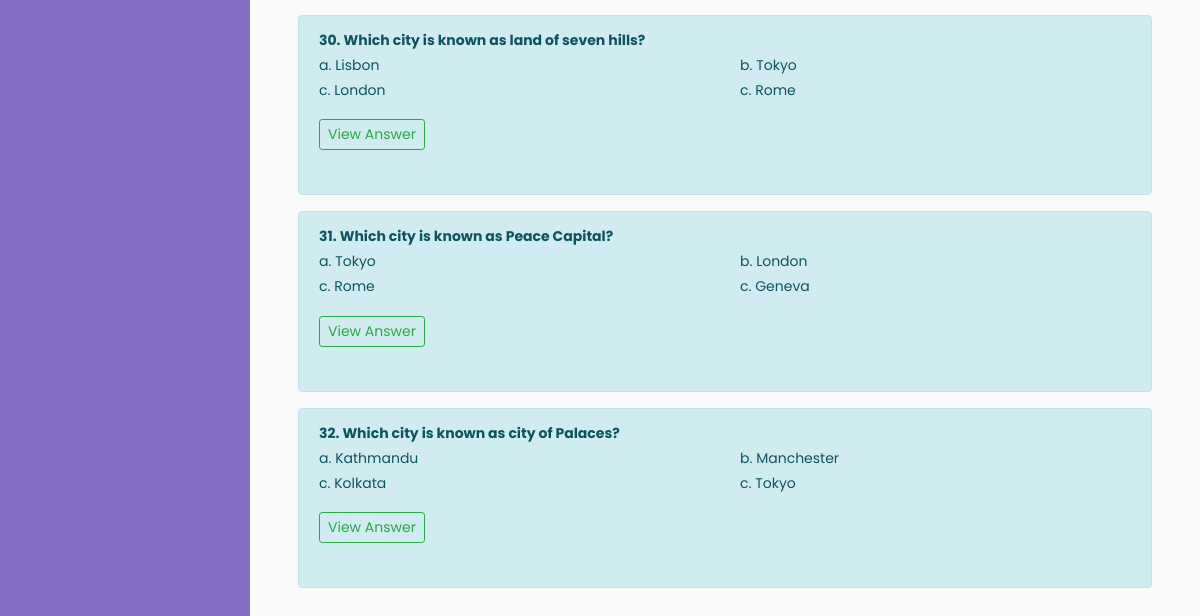
Before: /category/3/ (signed in, lower part) with the older database file.
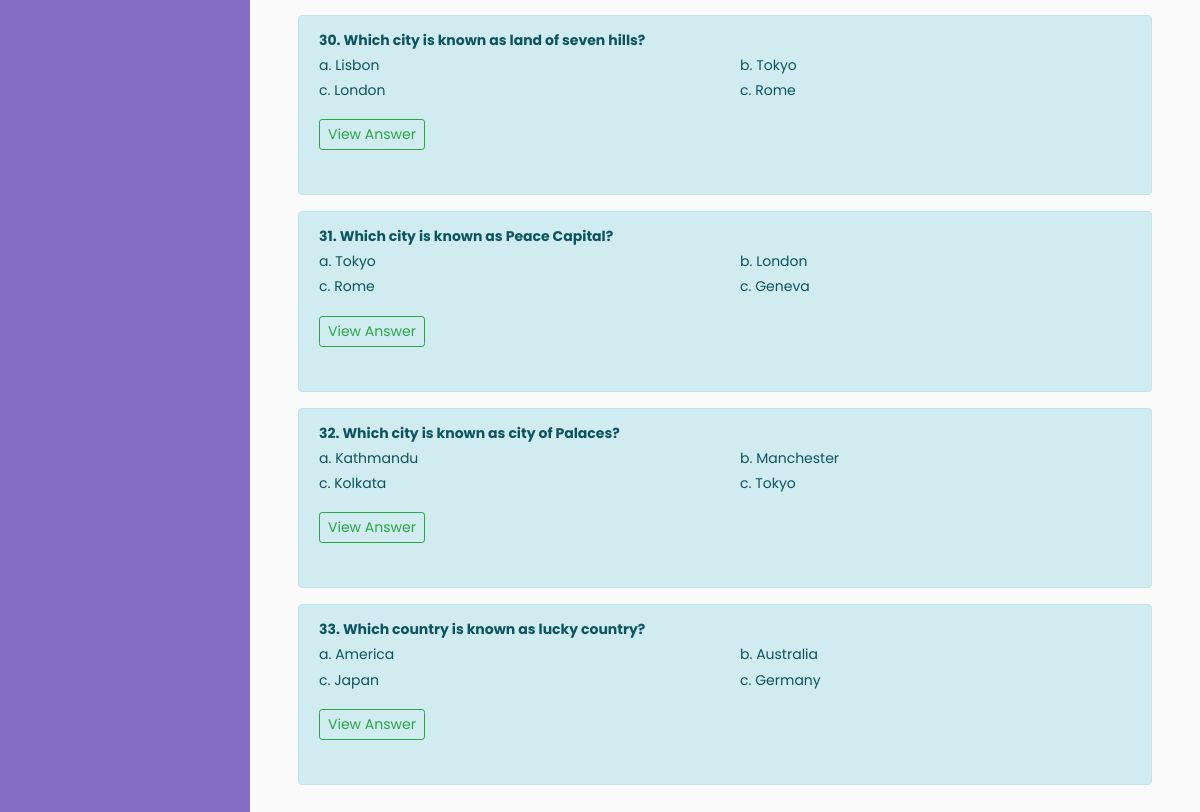
After: the same page with the newer database file.
### Loksewa/models.py (models this page shows, shortened)
class Questions(models.Model):
    question=models.CharField(max_length=255,blank=False)
    category=models.ForeignKey(Category,on_delete=models.CASCADE)
    created_at=models.DateTimeField(auto_now_add=True)
    updated_at=models.DateTimeField(auto_now=True)
    def __str__(self):
        return f"{self.question}"

class Answer(models.Model):
    question = models.OneToOneField(Questions,on_delete=models.CASCADE)
    answer1 = models.CharField(max_length=50, blank=False)
    answer2 = models.CharField(max_length=50, blank=False)
    answer3 = models.CharField(max_length=50, blank=False)
    answer4 = models.CharField(max_length=50, blank=False)
    correctAnswer=models.CharField(max_length=50,blank=False)

### Loksewa/views.py (the view)
# urls.py: path('category/<int:id>/',views.category,name='category')
@login_required(login_url='/login')
def category(request,id):
    category=Category.objects.all()
    questions=Questions.objects.filter(category_id=id)
    categoryaccessed = questions[0].category
    context={
        'category':category,
        'categoryaccessed':categoryaccessed,
        'questions':questions
    }
    return render(request,'categories.html',context)

### Loksewa/models.py (called while the page is built)
    def __str__(self):
        return f"{self.category}"

### templates/categories.html (shortened to what this page needs)
{% extends 'base.html' %}
{% block content %}
{% for question in questions %}
    <div class="alert alert-info" role="alert">
        <strong>{{forloop.counter}}. {{question}}</strong><br>
        <div class="row">
            <div class="col-md-6">
                a. {{question.answer.answer1}}<br>
                c. {{question.answer.answer3}}
            </div>
            <div class="col-md-6">
                b. {{question.answer.answer2}}<br>
                c. {{question.answer.answer4}}
            </div>
        </div>
        <p>
          <a class="btn btn-outline-success btn-sm my-3" data-toggle="collapse" href="#collapse{{question.id}}" role="button" aria-expanded="false" aria-controls="collapseExample">
            View Answer
          </a>
        </p>
    </div>
{% endfor %}
{% endblock %}

Changed rows visible on the page:
added Questions: question "Which country is known as lucky country?", answer.answer1 "America", answer.answer3 "Japan", answer.answer2 "Australia", answer.answer4 "Germany"
